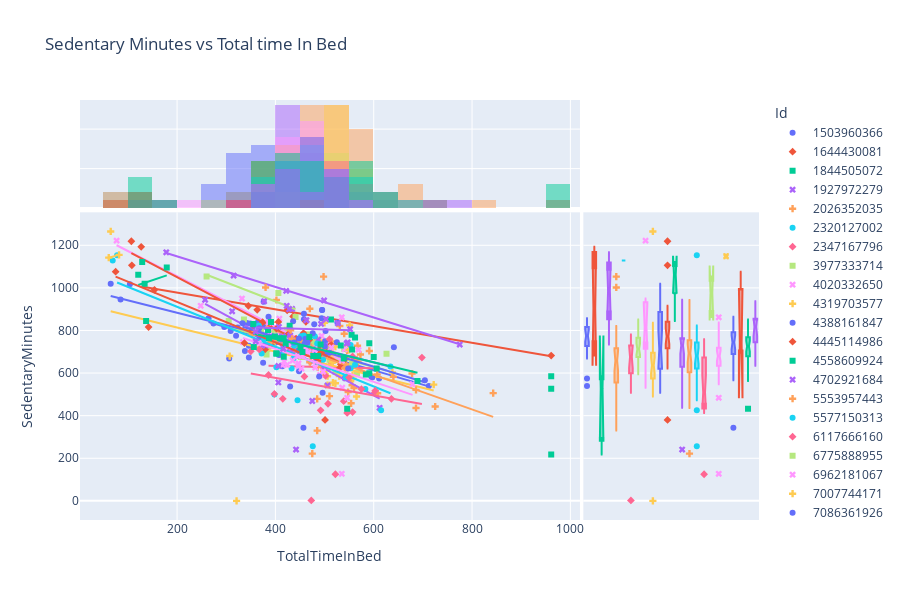

Notebook source saved alongside this figure:
### Code cell
start_date = '2016-04-12'
end_date = '2016-05-12'
Participant_chosen= "1503960366"
given = True
givenPar = False
i = 4

sleepActive_par = meged_active_sleep[(meged_active_sleep['Day']>=start_date) & (meged_active_sleep['Day']<=end_date)].copy()
if givenPar ==True:
    sleepActive_par = meged_active_sleep[(meged_active_sleep['Day']>=start_date) & (meged_active_sleep['Day']<=end_date)&(meged_active_sleep['Id']==Participant_chosen)].copy()

# Create Graph
sleepActive_par['Id'] = sleepActive_par['Id'].astype('str')
fig_strip= px.scatter(sleepActive_par, x = 'TotalTimeInBed', y = 'SedentaryMinutes',symbol = 'Id',color = 'Id', marginal_x='histogram',marginal_y = 'box' ,trendline  ='ols', height  =600, title ='Sedentary Minutes vs Total time In Bed')
fig_strip
# Create Graph
# fig_hist = px.histogram(dff_c, x="TotalSteps", color="day_of_week")
# fig_hist.update_xaxes(categoryorder="total descending")

# df_calories_date.groupby('Day')['Calories'].mean().mean()
# sum_calories = df_calories_date.Calories.mean()
# round(sum_calories, 4)
